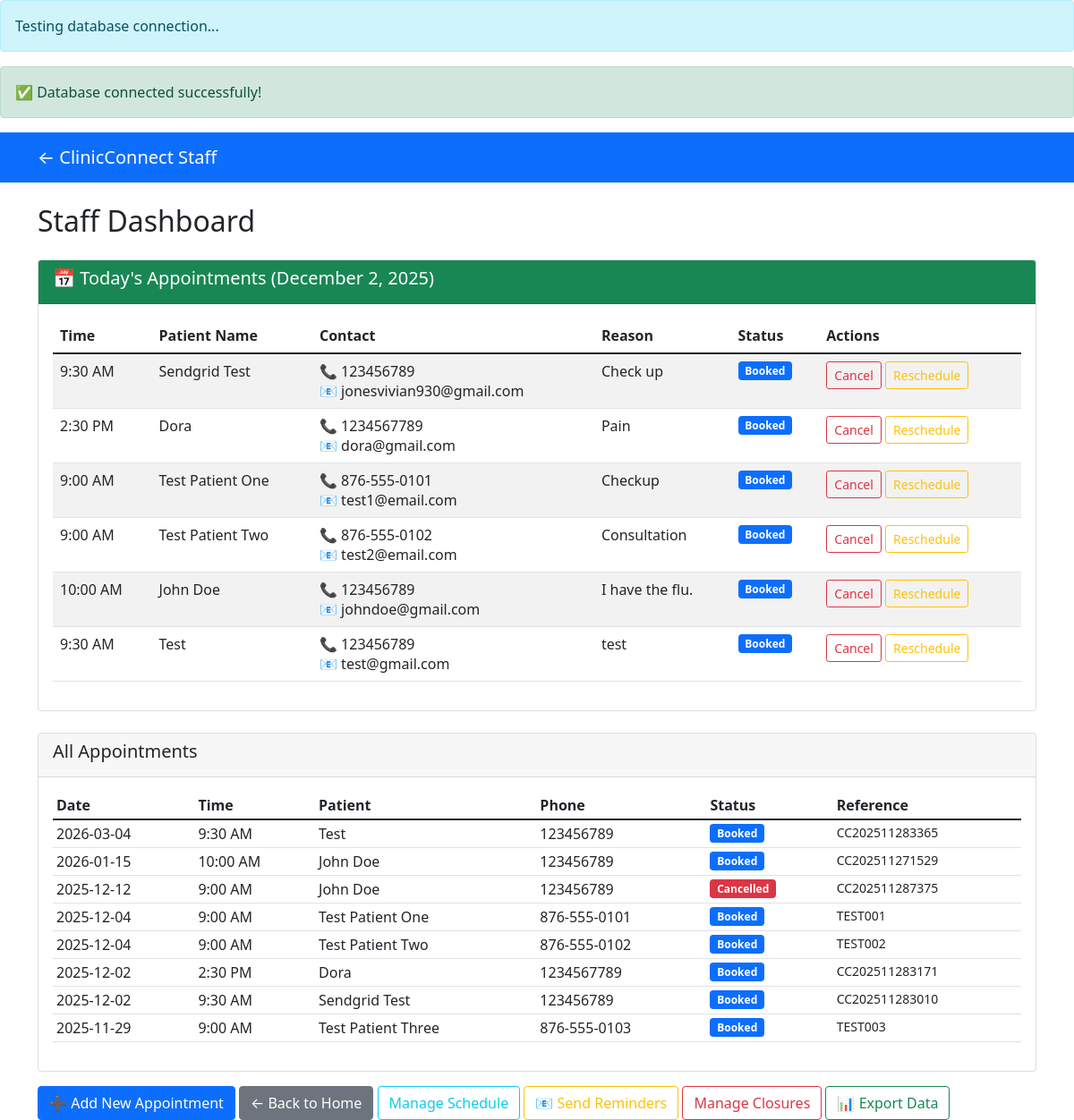
Page /admindashboard/index.php on the earlier database version.
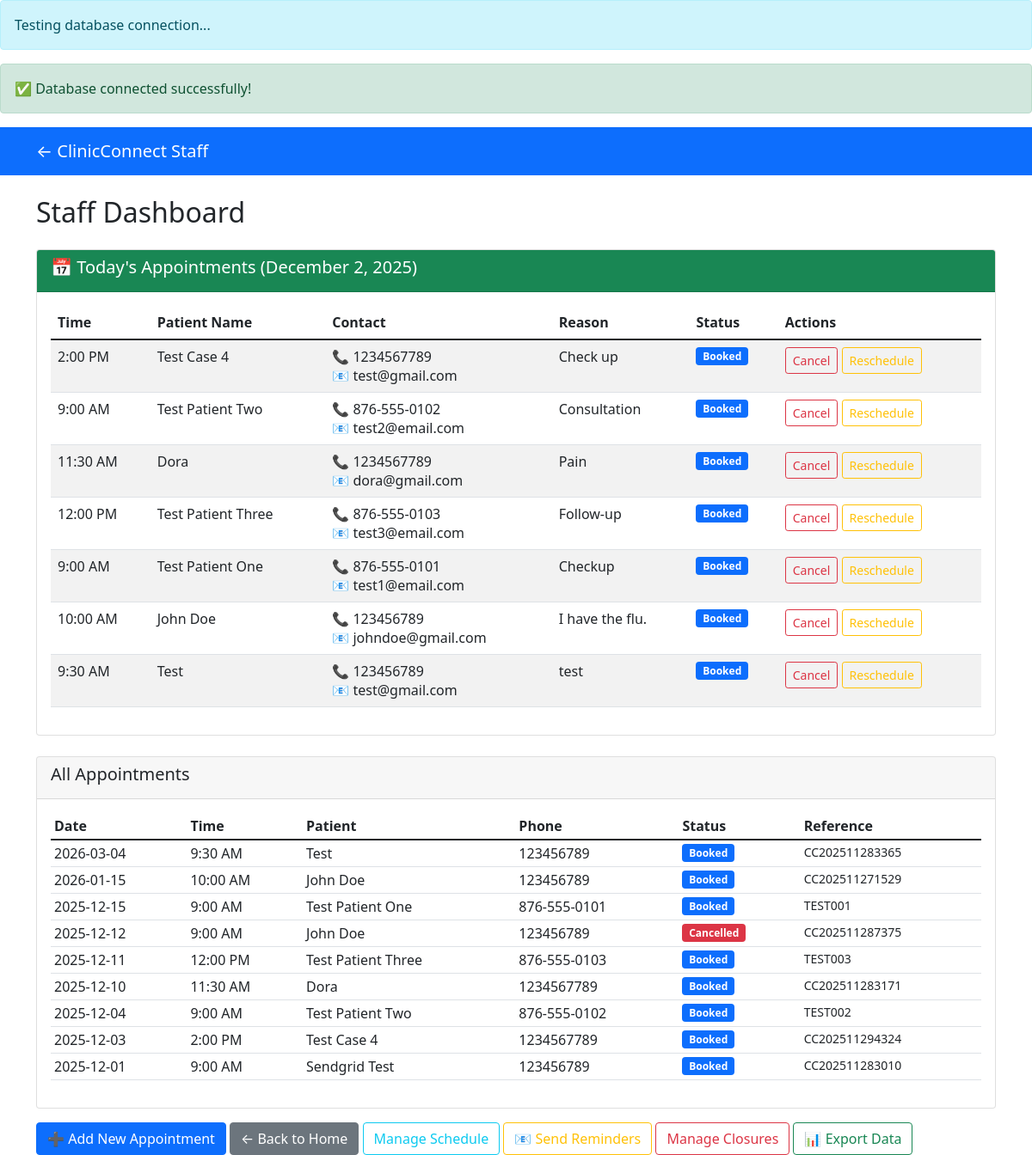
Same page on the later database version.
### tables this page shows
CREATE TABLE `appointments` (
  `id` int(11) NOT NULL,
  `patient_name` varchar(255) NOT NULL,
  `patient_email` varchar(255) DEFAULT NULL,
  `patient_phone` varchar(20) DEFAULT NULL,
  `appointment_date` date NOT NULL,
  `appointment_time` time NOT NULL,
  `reason` text DEFAULT NULL,
  `status` varchar(20) DEFAULT 'booked',
  `booking_reference` varchar(50) DEFAULT NULL,
  `created_at` timestamp NOT NULL DEFAULT current_timestamp(),
  `reminder_sent` tinyint(1) DEFAULT 0,
  `reminder_sent_at` datetime DEFAULT NULL
);

### admindashboard/index.php (the view, shortened to what the changed rows need)
<?php
include '../includes/config.php';
$stmt = $pdo->prepare("SELECT * FROM appointments WHERE appointment_date >= CURDATE() AND status = 'booked' ORDER BY appointment_date, appointment_time");
$stmt->execute();
$appointments = $stmt->fetchAll();
$stmt_all = $pdo->prepare("SELECT * FROM appointments ORDER BY appointment_date DESC, appointment_time DESC");
$stmt_all->execute();
$all_appointments = $stmt_all->fetchAll();
?>
<!DOCTYPE html>
<html lang="en">
<head>
    <link href="https://cdn.jsdelivr.net/npm/bootstrap@5.1.3/dist/css/bootstrap.min.css" rel="stylesheet">
</head>
<body>
    <div class="container mt-4">
        <h2>Staff Dashboard</h2>
        <div class="card mt-4">
            <div class="card-body">
                <?php if (count($appointments) > 0): ?>
                    <div class="table-responsive">
                        <table class="table table-striped">
                            <thead>
                                <tr>
                                    <th>Time</th>
                                    <th>Patient Name</th>
                                    <th>Contact</th>
                                    <th>Reason</th>
                                    <th>Status</th>
                                    <th>Actions</th>
                                </tr>
                            </thead>
                            <tbody>
                                <?php foreach ($appointments as $appt): ?>
                                <tr>
                                    <td><?= date('g:i A', strtotime($appt['appointment_time'])); ?></td>
                                    <td><?= htmlspecialchars($appt['patient_name']); ?></td>
                                    <td>
                                        📞 <?= htmlspecialchars($appt['patient_phone']); ?><br>
                                        📧 <?= htmlspecialchars($appt['patient_email']); ?>
                                    </td>
                                    <td><?= htmlspecialchars($appt['reason']); ?></td>
                                    <td>
                                        <span class="badge bg-<?=
                                            $appt['status'] == 'booked' ? 'primary' :
                                            ($appt['status'] == 'cancelled' ? 'danger' : 'success')
                                        ?>">
                                            <?= ucfirst($appt['status']); ?>
                                        </span>
                                    </td>
                                    <td>
                                        <?php if ($appt['status'] == 'booked'): ?>
                                            <a href="cancel.php?id=<?= $appt['id']; ?>" class="btn btn-sm btn-outline-danger" onclick="return confirm('Cancel this appointment?')">Cancel</a>
                                            <a href="../booking/index.php?reschedule=<?= $appt['booking_reference']; ?>" class="btn btn-sm btn-outline-warning">Reschedule</a>
                                        <?php else: ?>
                                            <span class="text-muted">No actions</span>
                                        <?php endif; ?>
                                    </td>
                                </tr>
                                <?php endforeach; ?>
                            </tbody>
                        </table>
                    </div>
                <?php else: ?>
                    <p class="text-muted">No appointments scheduled for today.</p>
                <?php endif; ?>
            </div>
        </div>
        <div class="card mt-4">
            <div class="card-body">
                <div class="table-responsive">
                    <table class="table table-sm">
                        <thead>
                            <tr>
                                <th>Date</th>
                                <th>Time</th>
                                <th>Patient</th>
                                <th>Phone</th>
                                <th>Status</th>
                                <th>Reference</th>
                            </tr>
                        </thead>
                        <tbody>
                            <?php foreach ($all_appointments as $appt): ?>
                            <tr>
                                <td><?= $appt['appointment_date']; ?></td>
                                <td><?= date('g:i A', strtotime($appt['appointment_time'])); ?></td>
                                <td><?= htmlspecialchars($appt['patient_name']); ?></td>
                                <td><?= htmlspecialchars($appt['patient_phone']); ?></td>
                                <td>
                                    <span class="badge bg-<?=
                                        $appt['status'] == 'booked' ? 'primary' :
                                        ($appt['status'] == 'cancelled' ? 'danger' : 'success')
                                    ?>">
                                        <?= ucfirst($appt['status']); ?>
                                    </span>
                                </td>
                                <td><small><?= $appt['booking_reference']; ?></small></td>
                            </tr>
                            <?php endforeach; ?>
                        </tbody>
                    </table>
                </div>
            </div>
        </div>
    </div>
</body>
</html>

Differences in the rows shown:
no longer on one of the page's lists (row edited): appointments: appointment_time "9:30 AM", patient_name "Sendgrid Test", patient_phone "123456789", patient_email "jonesvivian930@gmail.com", reason "Check up", status "Booked"
added appointments: appointment_time "2:00 PM", patient_name "Test Case 4", patient_phone "1234567789", patient_email "test@gmail.com", reason "Check up", status "Booked", appointment_date "2025-12-03", booking_reference "CC202511294324"
shown differently, row unchanged: appointments "Test Patient Two": moves up the list
changed appointments "Dora": appointment_time "2:30 PM" → "11:30 AM"; appointment_date "2025-12-02" → "2025-12-10"; moves down the list
now on one of the page's lists (row edited): appointments: appointment_time "12:00 PM", patient_name "Test Patient Three", patient_phone "876-555-0103", patient_email "test3@email.com", reason "Follow-up", status "Booked"
changed appointments "Test Patient Three": appointment_date "2025-11-29" → "2025-12-11"; appointment_time "9:00 AM" → "12:00 PM"; moves up the list
changed appointments "Test Patient One": appointment_date "2025-12-04" → "2025-12-15"; moves up the list
changed appointments "Sendgrid Test": appointment_date "2025-12-02" → "2025-12-01"; appointment_time "9:30 AM" → "9:00 AM"
